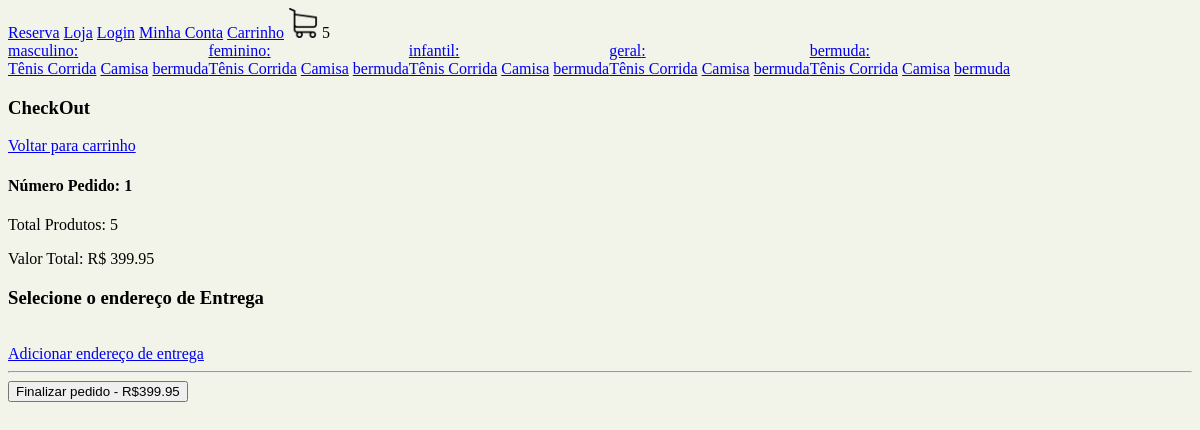
/checkout/ (signed in), run on an earlier commit of the app's database.
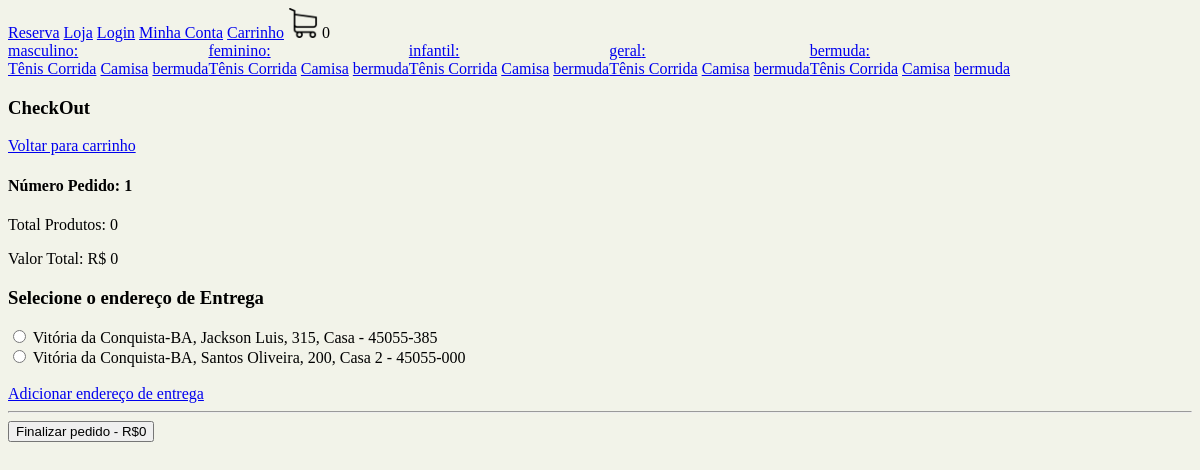
And on a later commit of the database.
### loja/models.py (models this page shows, shortened)
class Categoria(models.Model): #(Masculino, Feminino, Infantil)
    nome = models.CharField(max_length=200, null=True, blank=True)

class Tipo(models.Model): #(Camisa, Camiseta, Bermuda, Calça etx)
    nome = models.CharField(max_length=200, null=True, blank=True)

class Pedido(models.Model):
    codigo_transacao = models.CharField(max_length=200, null=True, blank=True)
    finalizado =       models.BooleanField(default=False)
    data_finalizacao = models.DateTimeField(null=True, blank=True)
    cliente =          models.ForeignKey(Cliente, null=True, blank=True, on_delete=models.SET_NULL)
    endereco =         models.ForeignKey(Endereco, null=True, blank=True, on_delete=models.SET_NULL)
    @property
    def quantidade_total(self):
        itens_pedido = ItensPedido.objects.filter(pedido__id=self.id)
        quantidade = sum([item.quantidade for item in itens_pedido])
        return quantidade
    @property
    def preco_total(self):
        itens_pedido = ItensPedido.objects.filter(pedido__id=self.id)
        preco = sum([item.preco_total for item in itens_pedido])
        return preco

class ItensPedido(models.Model):
    quantidade =   models.IntegerField(default=0)
    item_estoque = models.ForeignKey(ItemEstoque, null=True, blank=True, on_delete=models.SET_NULL)
    pedido =       models.ForeignKey(Pedido, null=True, blank=True, on_delete=models.SET_NULL)
    @property
    def preco_total(self):
        return self.quantidade * self.item_estoque.produto.preco

class ItemEstoque(models.Model):
    produto =    models.ForeignKey(Produto, null=True, blank=True, on_delete=models.SET_NULL)
    cor =        models.ForeignKey(Cor, null=True, blank=True, on_delete=models.SET_NULL)
    tamanho =    models.CharField(max_length=200, null=True, blank=True)
    quantidade = models.IntegerField(default=0)

class Produto(models.Model):
    imagem =    models.ImageField(null=True, blank=True)
    nome =      models.CharField(max_length=200, null=True, blank=True)
    preco =     models.DecimalField(max_digits=10, decimal_places=2)
    ativo =     models.BooleanField(default=True)
    categoria = models.ForeignKey(Categoria, null=True, blank=True, on_delete=models.SET_NULL)
    tipo =      models.ForeignKey(Tipo, null=True, blank=True, on_delete=models.SET_NULL)

class Endereco(models.Model):
    rua =         models.CharField(max_length=400, null=True, blank=True)
    complemento = models.CharField(max_length=400, null=True, blank=True)
    cep =         models.CharField(max_length=400, null=True, blank=True)
    cidade =      models.CharField(max_length=400, null=True, blank=True)
    estado =      models.CharField(max_length=400, null=True, blank=True)
    numero =      models.IntegerField(default=0)
    cliente =     models.ForeignKey(Cliente, null=True, blank=True, on_delete=models.SET_NULL)

### loja/views.py (the view)
# urls.py: path('checkout/', checkout, name="checkout"),
def checkout(request):
    if request.user.is_authenticated:
        cliente = request.user.cliente
    else:
        if request.COOKIES.get('id_sessao'):
            id_sessao = request.COOKIES.get('id_sessao')
            cliente, criado = Cliente.objects.get_or_create(id_sessao=id_sessao)
        else:
            return redirect('loja')
    pedido, criado = Pedido.objects.get_or_create(cliente=cliente, finalizado=False)
    enderecos = Endereco.objects.filter(cliente=cliente)
    context = {"pedido": pedido, "enderecos":enderecos}
    return render(request, 'checkout.html', context)

### loja/novos_context.py (called while the page is built)
def carrinho(request):
    quantidade_produtos_carrinho = 0
    if request.user.is_authenticated:
        cliente = request.user.cliente
    else:
        if request.COOKIES.get('id_sessao'):
            id_sessao = request.COOKIES.get('id_sessao')
            cliente, criado = Cliente.objects.get_or_create(id_sessao=id_sessao)
        else:
            return {"quantidade_produtos_carrinho":quantidade_produtos_carrinho}
    pedido, criado = Pedido.objects.get_or_create(cliente=cliente, finalizado=False)
    itens_pedido = ItensPedido.objects.filter(pedido=pedido)
    for item in itens_pedido:
        quantidade_produtos_carrinho += item.quantidade
    return {"quantidade_produtos_carrinho":quantidade_produtos_carrinho}

def categorias_tipos(request):
    categorias = Categoria.objects.all()
    tipos = Tipo.objects.all()
    return {"categorias":categorias, "tipos":tipos}

### loja/templates/checkout.html (shortened to what this page needs)
{% extends "base.html" %}
{% load static %}
{% block  body %}
<h3>CheckOut</h3>
<a href="{% url 'carrinho' %}">Voltar para carrinho</a>
<h4>Número Pedido: {{pedido.id}}</h4>
<p>Total Produtos: {{pedido.quantidade_total}}<br></p>
<p>Valor Total: R$ {{pedido.preco_total}}<br></p>
<form method="POST" action="">
    <h3>Selecione o endereço de Entrega</h3>
    {% for endereco in enderecos %}
    <input type="radio" name="endereco" value="{{ endereco.id }}">
    <label for="{{ endereco.id }}">{{ endereco.cidade }}-{{ endereco.estado }}, {{ endereco.rua }}, {{ endereco.numero }}, {{ endereco.complemento }} - {{ endereco.cep }}</label><br>
    {% endfor %}
    <br>
    <a href="{% url "adicionar_endereco" %}">Adicionar endereço de entrega</a>
    <hr>
    <button type="submit">Finalizar pedido - R${{pedido.preco_total}} </button>
</form>
{% endblock  %}

### loja/templates/navbar.html
{% load static %}
<nav>
    <a href="{% url 'homepage' %}">Reserva</a>
    <a href="{% url 'loja' %}">Loja</a>
    <a href="{% url 'login' %}">Login</a>
    <a href="{% url 'minha_conta' %}">Minha Conta</a>
    <a href="{% url 'carrinho' %}">Carrinho</a>
    <img src="{% static 'images/carrinho.png' %}" width="30px" height="30px" alt="">
    {{ quantidade_produtos_carrinho }}
    <div style="display: flex;">
        {% for categoria in categorias %}
        <div>
            <a href="{% url 'loja' %}{{categoria.nome}}">{{categoria.nome}}: </a>
            <br>
            {% for tipo in tipos %}
                <a href='{% url 'loja' %}{{categoria.nome}}-{{tipo.nome}}'>{{tipo.nome}}</a>
            {% endfor %}
        </div>
        {% endfor %}
    </div>
</nav>

What changed in the data, as far as the page shows it:
computed for Pedido id 1: quantidade_total "5" → "0"; preco_total "399.95" → "0"
added Endereco: cidade "Vitória da Conquista", estado "BA", rua "Jackson Luis", numero "315", complemento "Casa", cep "45055-385"
added Endereco: cidade "Vitória da Conquista", estado "BA", rua "Santos Oliveira", numero "200", complemento "Casa 2", cep "45055-000"
Also different on the page:
{{ quantidade_produtos_carrinho }}: "5" → "0"
